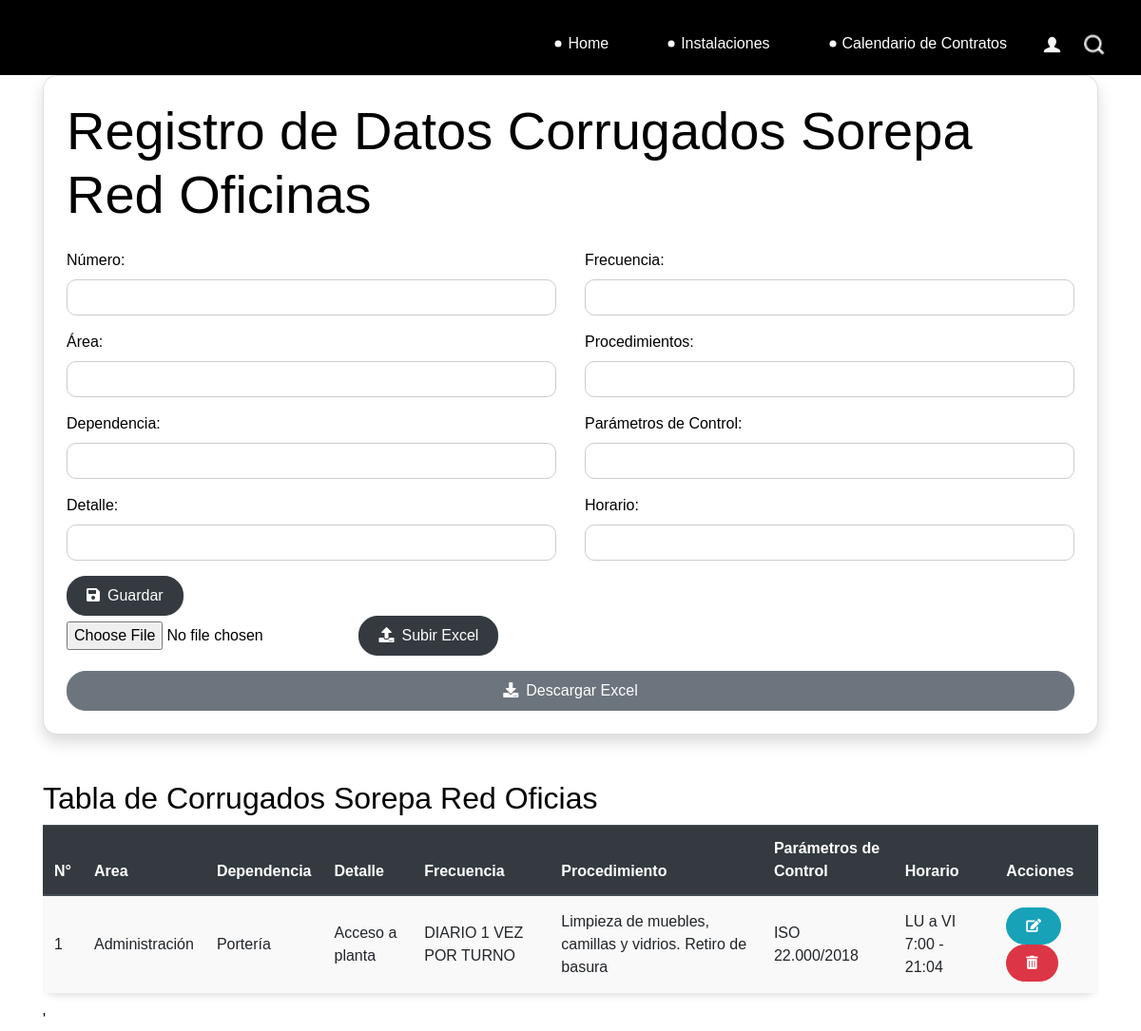
Screenshot of /redoficinas/ with the database file from the repository.
### catalog/models.py (models this page shows)
class RedOficinas(models.Model):
    numero = models.IntegerField()
    area = models.CharField(max_length=100, default='')
    dependencia = models.CharField(max_length=100)
    detalle = models.TextField()
    frecuencia = models.CharField(max_length=100)
    procedimientos = models.TextField()
    parametro_control = models.CharField(max_length=100)
    horario = models.CharField(max_length=100)
    def __str__(self):
        return f"Número: {self.numero}, Área: {self.area}, Dependencia: {self.dependencia}"
    class Meta:
        db_table = 'redoficinas'

### catalog/views.py (the view)
# urls.py: path('redoficinas/', views.redoficinas, name='redoficinas'),
def redoficinas(request):
    if request.method == 'POST':
        if 'archivo_excel' in request.FILES:
            form = RedOficinasForm(request.POST, request.FILES)
            myfile = request.FILES['archivo_excel']
            df = pd.read_excel(myfile)
            conn = sqlite3.connect('db.sqlite3')
            for index, row in df.iterrows():
                data = RedOficinas(
                    numero=row['Número'],
                    area=row['Área'],
                    dependencia=row['Dependencia'],
                    detalle=row['Detalle'],
                    frecuencia=row['Frecuencia'],
                    procedimientos=row['Procedimiento'],
                    parametro_control=row['Parámetros de Control'],
                    horario=row['Horario']
                )
                data.save()
            conn.close()
        if 'archivo_excel' in request.FILES:
            form = RedOficinasForm(request.POST, request.FILES)
        else:
            form = RedOficinasForm(request.POST)
            if form.is_valid():
                form.save()
                messages.success(request, 'Datos ingresados correctamente.')
                return redirect('redoficinas')
            else:
                messages.error(request, 'Error al ingresar los datos. Por favor, revise los datos ingresados.')
    else:
        form = RedOficinasForm()
    redoficinas = RedOficinas.objects.all()
    print(redoficinas)
    return render(request, 'Instalaciones/Biopackaging/Corrugados/SorepaRedOficinas.html', {'form': form, 'redoficinas': redoficinas})

### catalog/forms.py
class RedOficinasForm(forms.ModelForm):
    class Meta:
        model = RedOficinas
        fields = '__all__'

### Templates/Instalaciones/Biopackaging/Corrugados/SorepaRedOficinas.html (shortened to what this page needs)
{% extends 'base.html' %}
{% load static %}
{% block content %}
<div class="container">
    <div class="card p-4 shadow">
        <h1 class="display-4 mb-4">Registro de Datos Corrugados Sorepa Red Oficinas</h1>
        <form method="post">
            <div class="row">
                <div class="col-md-6">
                    <div class="form-group">
                        <label for="numero">Número:</label>
                        <input type="number" class="form-control" id="numero" name="numero" required>
                    </div>
                    <div class="form-group">
                        <label for="area">Área:</label>
                        <input type="text" class="form-control" id="area" name="area" required>
                    </div>
                    <div class="form-group">
                        <label for="dependencia">Dependencia:</label>
                        <input type="text" class="form-control" id="dependencia" name="dependencia" required>
                    </div>
                    <div class="form-group">
                        <label for="detalle">Detalle:</label>
                        <input type="text" class="form-control" id="detalle" name="detalle" required>
                    </div>
                </div>
                <div class="col-md-6">
                    <div class="form-group">
                        <label for="frecuencia">Frecuencia:</label>
                        <input type="text" class="form-control" id="frecuencia" name="frecuencia" required>
                    </div>
                    <div class="form-group">
                        <label for="procedimientos">Procedimientos:</label>
                        <input type="text" class="form-control" id="procedimientos" name="procedimientos" required>
                    </div>
                    <div class="form-group">
                        <label for="parametro_control">Parámetros de Control:</label>
                        <input type="text" class="form-control" id="parametro_control" name="parametro_control" required>
                    </div>
                    <div class="form-group">
                        <label for="horario">Horario:</label>
                        <input type="text" class="form-control" id="horario" name="horario" required>
                    </div>
                </div>
            </div>
            <button type="submit" class="btn btn-dark"><i class="fa fa-save mr-2"></i>Guardar</button>
        </form>
        <form method="post" enctype="multipart/form-data">
            <input type="file" name="archivo_excel" accept=".xls,.xlsx">
            <button type="submit" class="btn btn-dark"><i class="fa fa-upload mr-2"></i>Subir Excel</button>
        </form>
        <a href="{% url 'descargar_excel_redoficinas' %}" class="btn btn-secondary mt-3"><i class="fa fa-download mr-2"></i>Descargar Excel</a>
    </div>
</div>
<div class="container mt-5">
    <h2>Tabla de Corrugados Sorepa Red Oficias</h2>
    <div class="table-responsive">
        <table class="table table-striped table-hover">
            <thead class="thead-dark">
            <tr>
                <th scope="col">N°</th>
                <th scope="col">Area</th>
                <th scope="col">Dependencia</th>
                <th scope="col">Detalle</th>
                <th scope="col">Frecuencia</th>
                <th scope="col">Procedimiento</th>
                <th scope="col">Parámetros de Control</th>
                <th scope="col">Horario</th>
                <th scope="col">Acciones</th>
            </tr>
        </thead>
        <tbody>
            {% for dato in redoficinas %}
            <tr>
                <td>{{ dato.numero }}</td>
                <td>{{ dato.area}}</td>
                <td>{{ dato.dependencia }}</td>
                <td>{{ dato.detalle }}</td>
                <td>{{ dato.frecuencia }}</td>
                <td>{{ dato.procedimientos }}</td>
                <td>{{ dato.parametro_control }}</td>
                <td>{{ dato.horario }}</td>
                <td>
                    <a href="{% url 'modificar_redoficinas' dato.id %}" class="btn btn-info btn-sm"><i class="fas fa-edit"></i></a>
                    <form method="post" action="{% url 'eliminar_redoficinas' dato.id %}" style="display: inline;">
                        <button type="submit" class="btn btn-danger btn-sm" onclick="return confirm('¿Estás seguro de que deseas eliminar este dato?')"><i class="fas fa-trash-alt"></i></button>
                    </form>
                </td>
            </tr>
            {% endfor %}
        </tbody>
    </table>
</div>
<link rel="stylesheet" href="https://maxcdn.bootstrapcdn.com/bootstrap/4.5.2/css/bootstrap.min.css">
<link rel="stylesheet" href="https://cdnjs.cloudflare.com/ajax/libs/font-awesome/5.15.4/css/all.min.css">
<link rel="stylesheet" href="{% static 'stylecmpc.css' %}">
<link rel="stylesheet" href="{% static 'css/style.css' %}">'
{% endblock %}

### static/css/stylecmpc.css (style rules this page uses)
.card { border-radius: 15px; }
.form-control { border-radius: 10px; border-color: #ccc; }
.btn { border-radius: 20px; padding: 8px 20px; }
.btn-secondary { background-color: #6c757d; border-color: #6c757d; }
.table { border-radius: 15px; box-shadow: 0 4px 6px rgba(0, 0, 0, 0.1); }
.table th, .table td { vertical-align: middle; }
.table th { background-color: #336699; color: #fff; }
.table-striped tbody tr:nth-of-type(odd) { background-color: #f9f9f9; }

### static/css/style.css (style rules this page uses)
body { font-family: "Poppins", sans-serif; color: #000000; background-color: #ffffff; }
a, a:hover, a:focus { text-decoration: none; }
.btn, .btn:focus { outline: none !important; -webkit-box-shadow: none; box-shadow: none; }

### rows the page displays
RedOficinas: numero "1", area "Administración", dependencia "Portería", detalle "Acceso a planta", frecuencia "DIARIO 1 VEZ POR TURNO", procedimientos "Limpieza de muebles, camillas y vidrios. Retiro de basura", parametro_control "ISO 22.000/2018", horario "LU a VI 7:00 - 21:04"
